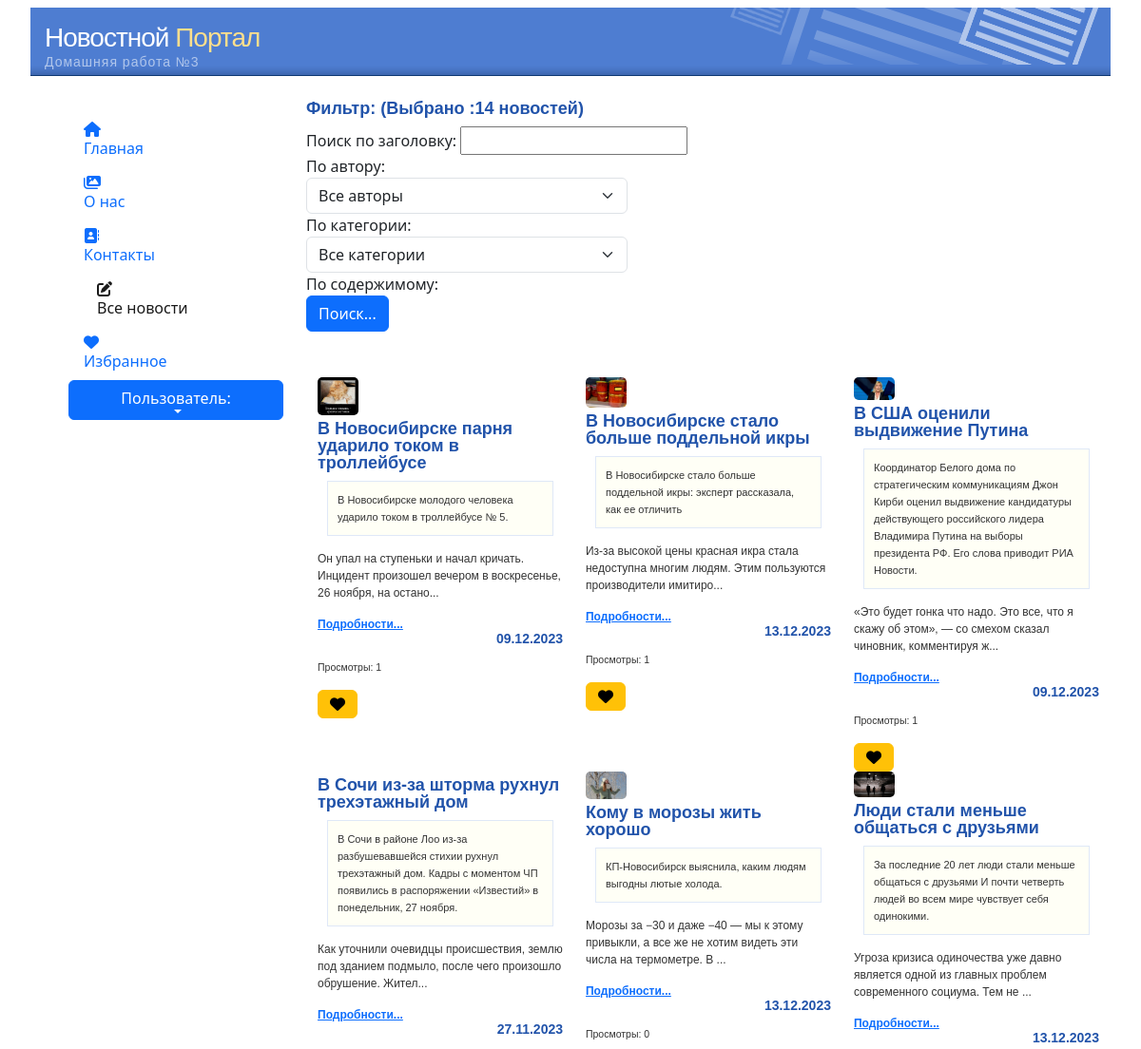
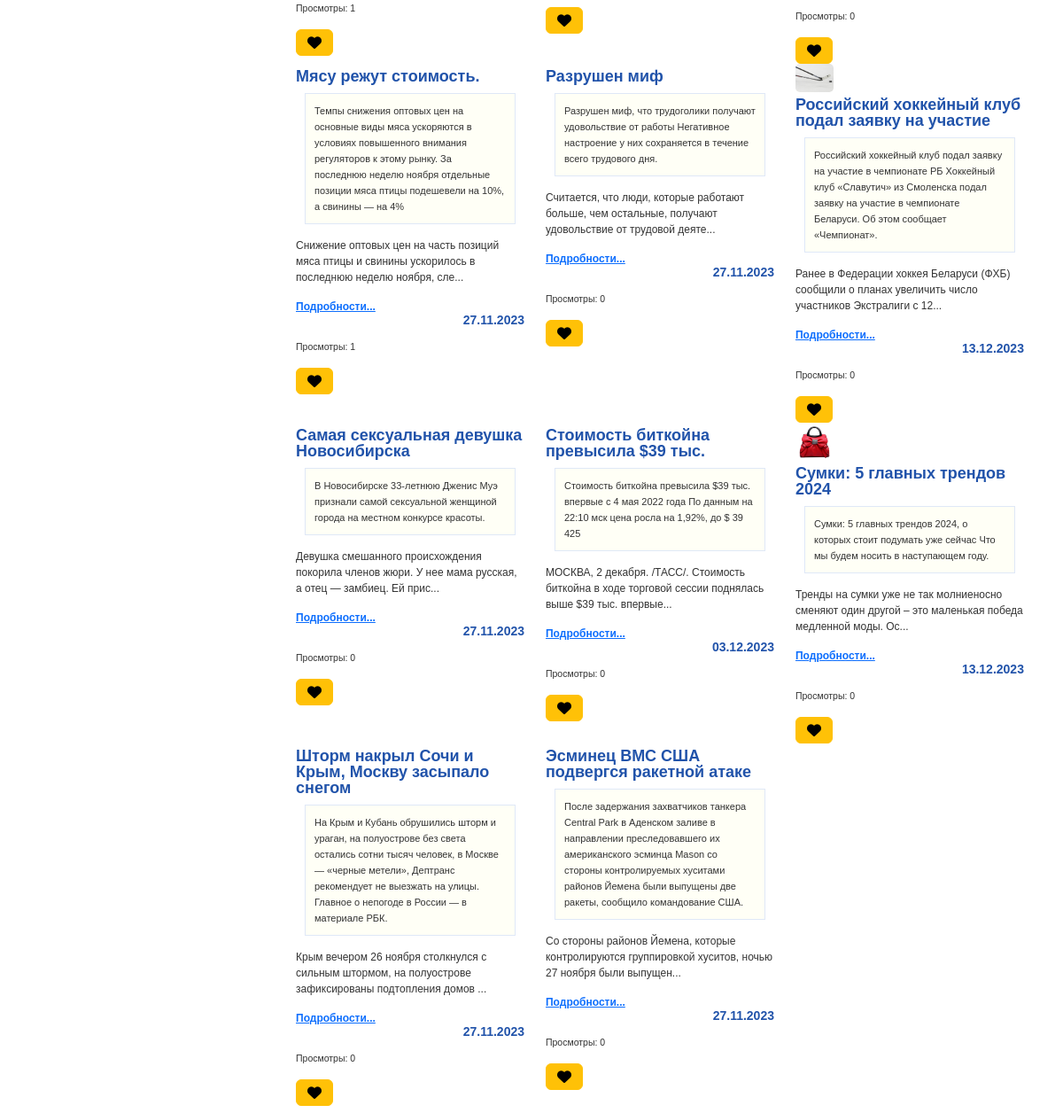
Screenshot of /news/all_news/ with the database file from the repository (2 pictures, top to bottom).
### news/models.py (models this page shows, shortened)
class Article(models.Model):
    categories = (('E','Economics'),
                  ('S','Science'),
                  ('IT','IT'))
    author = models.ForeignKey(User, on_delete=models.SET_NULL, null=True, verbose_name='Автор')
    title = models.CharField('Заголовок', max_length=50, default='')
    anouncement = models.TextField('Аннотация', max_length=250)
    text = models.TextField('Текст новости')
    date = models.DateTimeField('Дата создания', auto_now=True)
    category = models.CharField(choices=categories, max_length=50, default='', verbose_name='Категория')
    tags = models.ManyToManyField(to=Tag, blank=True, verbose_name='Тэги')
    slug = models.SlugField()
    def get_absolute_url(self):
        return f'/news/show/{self.id}'
    def get_views(self):
        return self.views.count()
    class Meta:
        ordering = ['title', 'date']
        verbose_name = 'Новость'
        verbose_name_plural = 'Новости'

class Image(models.Model):
    article = models.ForeignKey(Article, on_delete=models.CASCADE)
    name = models.CharField(max_length=50, blank=True)
    image = models.ImageField(upload_to='article_images/')

### news/views.py (the view)
# urls.py: path('all_news/', views.all_news, name='all_news'),
def all_news(request):
    categories = Article.categories  # создали перечень категорий
    author_list = User.objects.all()  # создали перечень авторов
    if request.method == "POST":
        selected_author = int(request.POST.get('author_filter'))
        selected_category = int(request.POST.get('category_filter'))
        search_article = (request.POST.get('search_input'))
        print('search_article', search_article)
        print('search_article_len',len(search_article))
        if selected_author == 0:  # выбраны все авторы
            articles = Article.objects.all()
        else:
            articles = Article.objects.filter(author=selected_author)
        if selected_category != 0:  # фильтруем найденные по авторам результаты по категориям
            articles = articles.filter(category__icontains=categories[selected_category - 1][0])
        if len(search_article) !=0: # применяем фильтр по новости
            articles = articles.filter(title=search_article)
    else:  # если страница открывется впервые
        selected_author = 0
        selected_category = 0
        articles = Article.objects.all()
    context = {'articles': articles, 'author_list': author_list, 'selected_author': selected_author,
               'categories': categories, 'selected_category': selected_category}
    return render(request, 'news/all_news.html', context)

### news/templates/news/all_news.html (shortened to what this page needs)
{% extends 'home01/index.html' %}
{% load static %}
{% load bootstrap5 %}
{% block content %}
<link rel="stylesheet" href="https://ajax.googleapis.com/ajax/libs/jqueryui/1.11.4/themes/smoothness/jquery-ui.css">
  <div id="content" >
    <div class="content_center" align="left">
        <div class="row">
        <label><h3> Фильтр: (Выбрано :{{ articles|length }} новостей) </h3>
            <form method="post">
                      <div class="row">
                        <div class="search">
                            <label for="search_input">Поиск по заголовку: </label>
                            <input id="search_input" name="search_input">
                        </div>
                      </div>
                        <label for="author_filter">По автору:</label>
                            <select class="form-select" name="author_filter" style="width:40%" >
                                <option value="0">Все авторы</option>
                            </select>
                        <label for="category_filter">По категории:</label>
                            <select class="form-select" name="category_filter" style="width:40%">
                                <option value="0">Все категории</option>
                            </select>
                        <label for="category_filter">По содержимому:</label>
                        <br>
                            <input type="submit" class="btn btn-primary" value="Поиск...">
                        <br>
            </form>
        </label>
    </div>
    </div>
  <br>
  <br>
   <div class="container-fluid">
       <div class="row">
           {% for articl in articles %}
               <div id="news" class="col-xs-4 col-sm-4 col-md-4 col-lg-4">
               {% if articl.image_set.all %}
                    <div class="col-xs-4 col-sm-4 col-md-4 col-lg-4">
                        <img src="{{ articl.image_set.all.0.image.url }}"
                             style="width:50%; height:auto; border-radius:5px;">
                    </div>
               {% endif %}
               <h3>{{ articl.title }}</h3>
                   <div class='featurebox_side'>{{ articl.anouncement }}</div>
                   <p>{{ articl.text|slice:":100" }}...</p>
                   <p class="lead mb-0"><a href="{{ articl.get_absolute_url }}" class="fw-bold">Подробности...</a></p>
                <h4 align="right">{{ articl.date|date:"d.m.Y" }}</h4>
               <p><small> Просмотры: {{ articl.get_views }}</small></p>
               <a class="btn btn-warning" href="{% url 'favorites' articl.pk %}"><i class="fa fa-heart"></i></a>
           </div>
           {% endfor %}
      </div>
   </div>
  </div>
{% endblock %}

### home01/static/home01/css/style.css (style rules this page uses)
body { text-align: center; margin-top:10px; margin-bottom:10px; color:#666666; background-color: #666666; }
#content { margin-top: 20px; margin-bottom: 0px; }
#content p { margin-top:15px; margin-bottom: 15px; font-family: verdana, arial, sans-serif; font-size: 12px; line-height: 18px; color: #333333; }
#content h3 { margin-top:5px; margin-bottom: 10px; font-family: verdana, arial, sans-serif; font-size: 18px; font-weight: bold; line-height: 18px; color: #2153AA; }
#content h4 { margin-top:0px;margin-bottom:0px; font-family: verdana, arial, sans-serif; font-size: 14px; font-weight: bold; line-height: 12px; color: #2153AA; }
.featurebox_side { background-color: #fffff6; margin:1px;margin-left:10px;margin-right:10px;margin-bottom:15px; padding:10px; border: 1px solid #DFE8F7; font-family: verdana, arial, sans-serif; font-size: 11px; line-height: 18px; color: #333333; }

### rows the page displays
Article: image_set.all.0.image (picture), title "В Новосибирске парня ударило током в троллейбусе", anouncement "В Новосибирске молодого человека ударило током в троллейбусе № 5.", text "Он упал на ступеньки и начал кричать. Инцидент произошел вечером в воскресенье, 26 ноября, на остано", date "09.12.2023", get_views "1"
Article: image_set.all.0.image (picture), title "В Новосибирске стало больше поддельной икры", anouncement "В Новосибирске стало больше поддельной икры: эксперт рассказала, как ее отличить", text "Из-за высокой цены красная икра стала недоступна многим людям. Этим пользуются производители имитиро", date "13.12.2023", get_views "1"
Article: image_set.all.0.image (picture), title "В США оценили выдвижение Путина", anouncement "Координатор Белого дома по стратегическим коммуникациям Джон Кирби оценил выдвижение кандидатуры действующего российского лидера Владимира Путина на выборы президента РФ. Его слова приводит РИА Новости.", text "«Это будет гонка что надо. Это все, что я скажу об этом», — со смехом сказал чиновник, комментируя ж", date "09.12.2023", get_views "1"
Article: title "В Сочи из-за шторма рухнул трехэтажный дом", anouncement "В Сочи в районе Лоо из-за разбушевавшейся стихии рухнул трехэтажный дом. Кадры с моментом ЧП появились в распоряжении «Известий» в понедельник, 27 ноября.", text "Как уточнили очевидцы происшествия, землю под зданием подмыло, после чего произошло обрушение. Жител", date "27.11.2023", get_views "1"
Article: image_set.all.0.image (picture), title "Кому в морозы жить хорошо", anouncement "КП-Новосибирск выяснила, каким людям выгодны лютые холода.", text "Морозы за −30 и даже −40 — мы к этому привыкли, а все же не хотим видеть эти числа на термометре. В", date "13.12.2023", get_views "0"
Article: image_set.all.0.image (picture), title "Люди стали меньше общаться с друзьями", anouncement "За последние 20 лет люди стали меньше общаться с друзьями И почти четверть людей во всем мире чувствует себя одинокими.", text "Угроза кризиса одиночества уже давно является одной из главных проблем современного социума. Тем не", date "13.12.2023", get_views "0"
Article: title "Мясу режут стоимость.", anouncement "Темпы снижения оптовых цен на основные виды мяса ускоряются в условиях повышенного внимания регуляторов к этому рынку. За последнюю неделю ноября отдельные позиции мяса птицы подешевели на 10%, а свинины — на 4%", text "Снижение оптовых цен на часть позиций мяса птицы и свинины ускорилось в последнюю неделю ноября, сле", date "27.11.2023", get_views "1"
Article: title "Разрушен миф", anouncement "Разрушен миф, что трудоголики получают удовольствие от работы Негативное настроение у них сохраняется в течение всего трудового дня.", text "Считается, что люди, которые работают больше, чем остальные, получают удовольствие от трудовой деяте", date "27.11.2023", get_views "0"
Article: image_set.all.0.image (picture), title "Российский хоккейный клуб подал заявку на участие", anouncement "Российский хоккейный клуб подал заявку на участие в чемпионате РБ Хоккейный клуб «Славутич» из Смоленска подал заявку на участие в чемпионате Беларуси. Об этом сообщает «Чемпионат».", text "Ранее в Федерации хоккея Беларуси (ФХБ) сообщили о планах увеличить число участников Экстралиги с 12", date "13.12.2023", get_views "0"
Article: title "Самая сексуальная девушка Новосибирска", anouncement "В Новосибирске 33-летнюю Дженис Муэ признали самой сексуальной женщиной города на местном конкурсе красоты.", text "Девушка смешанного происхождения покорила членов жюри. У нее мама русская, а отец — замбиец. Ей прис", date "27.11.2023", get_views "0"
Article: title "Стоимость биткойна превысила $39 тыс.", anouncement "Стоимость биткойна превысила $39 тыс. впервые с 4 мая 2022 года По данным на 22:10 мск цена росла на 1,92%, до $ 39 425", text "МОСКВА, 2 декабря. /ТАСС/. Стоимость биткойна в ходе торговой сессии поднялась выше $39 тыс. впервые", date "03.12.2023", get_views "0"
Article: image_set.all.0.image (picture), title "Сумки: 5 главных трендов 2024", anouncement "Сумки: 5 главных трендов 2024, о которых стоит подумать уже сейчас Что мы будем носить в наступающем году.", text "Тренды на сумки уже не так молниеносно сменяют один другой – это маленькая победа медленной моды. Ос", date "13.12.2023", get_views "0"
Article: title "Шторм накрыл Сочи и Крым, Москву засыпало снегом", anouncement "На Крым и Кубань обрушились шторм и ураган, на полуострове без света остались сотни тысяч человек, в Москве — «черные метели», Дептранс рекомендует не выезжать на улицы. Главное о непогоде в России — в материале РБК.", text "Крым вечером 26 ноября столкнулся с сильным штормом, на полуострове зафиксированы подтопления домов", date "27.11.2023", get_views "0"
Article: title "Эсминец ВМС США подвергся ракетной атаке", anouncement "После задержания захватчиков танкера Central Park в Аденском заливе в направлении преследовавшего их американского эсминца Mason со стороны контролируемых хуситами районов Йемена были выпущены две ракеты, сообщило командование США.", text "Со стороны районов Йемена, которые контролируются группировкой хуситов, ночью 27 ноября были выпущен", date "27.11.2023", get_views "0"

### other values shown
{{ articles|length }} "14"
